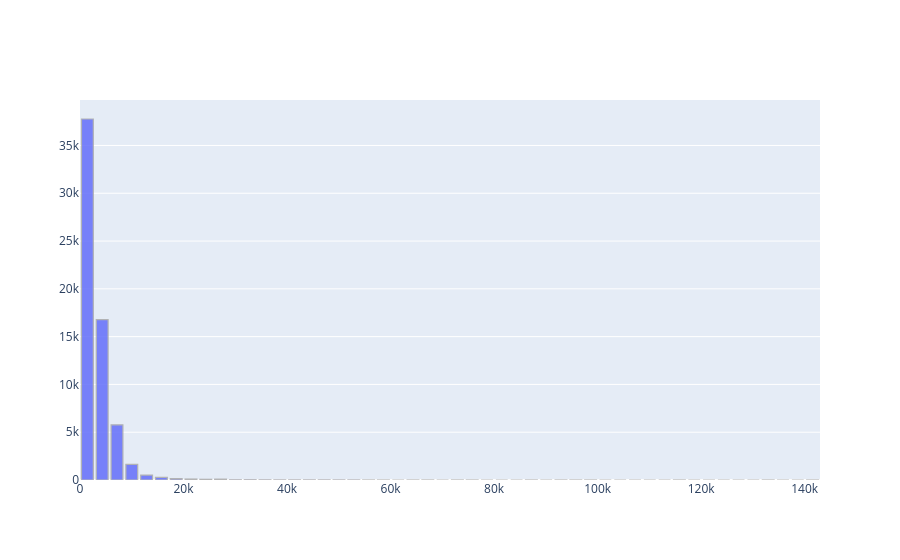

Write notebook code for a chart like this one.
### Code cell
fig = go.Figure()
fig.add_trace(go.Bar(
    x=bin_mid,
    y=counts,
    marker_line_color="#A9A9A9",
    marker_line_width=1.2,
    opacity=0.85,
    hovertemplate='Text Length: %{x}<br>Count: %{y}<extra></extra>'
))

### Figure 1 — Plotly figure (JSON) as saved in the notebook; plotly's stock layout.template omitted (floating-point values rounded to 4 significant figures)
{"data": [{"hovertemplate": "Text Length: %{x}<br>Count: %{y}<extra></extra>", "marker": {"line": {"color": "#A9A9A9", "width": 1.2}}, "opacity": 0.85, "type": "bar", "x": [1431.0, 4290.0, 7149.0, 10010.0, 12870.0, 15730.0, 18590.0, 21440.0, 24300.0, 27160.0, 30020.0, 32880.0, 35740.0, 38600.0, 41460.0, 44320.0, 47180.0, 50040.0, 52900.0, 55760.0, 58610.0, 61470.0, 64330.0, 67190.0, 70050.0, 72910.0, 75770.0, 78630.0, 81490.0, 84350.0, 87210.0, 90070.0, 92920.0, 95780.0, 98640.0, 101500.0, 104400.0, 107200.0, 110100.0, 112900.0, 115800.0, 118700.0, 121500.0, 124400.0, 127200.0, 130100.0, 133000.0, 135800.0, 138700.0, 141500.0], "y": [37769, 16775, 5771, 1642, 519, 275, 152, 101, 73, 89, 20, 23, 17, 12, 10, 11, 10, 9, 7, 2, 1, 0, 1, 2, 0, 2, 1, 0, 0, 0, 1, 0, 1, 1, 2, 0, 0, 0, 0, 0, 2, 0, 0, 0, 0, 0, 1, 0, 0, 1]}], "layout": {}}
